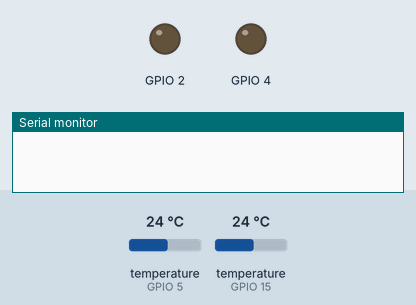
Recording of a program running on a simulated ESP32. On the bench: output pins drawn as LEDs (lit = HIGH), the last lines printed to the serial monitor. The inputs (shaded band) are chosen by the test bench; at power-on: temperature (sensors on GPIO 5, GPIO 15) 24 °C. WiFi joins after 1.5 s; servers stay silent unless stated.

Above: at 0.0 s.
At 6.5 s:
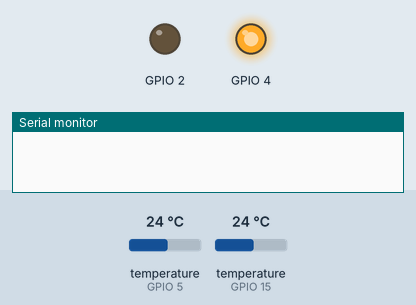
At 7.1 s:
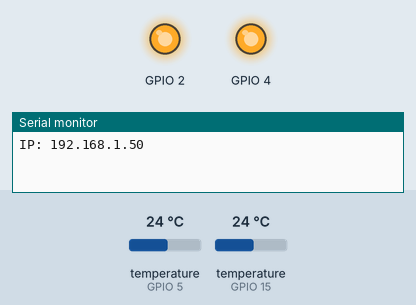
Timing chart, 0 to 8.6 s (numbered marks = the images above):
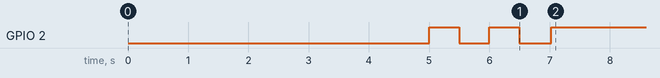

The program:

main.cpp
```cpp
#include <Arduino.h>
#include <WiFi.h>
#include <OneWire.h>
#include <DallasTemperature.h>
#include <AsyncTCP.h>
#include <ESPAsyncWebServer.h>
#include <iostream>

#define T1 15
#define T2 5

OneWire t1(T1);
OneWire t2(T2);
DallasTemperature sensor1(&t1);
DallasTemperature sensor2(&t2);

const char* ssid = "netis";
const char* pass = "11111111";

AsyncWebServer server(80);

String htmlPage = R"rawliteral(
<!DOCTYPE html>
<html lang="uk">
<head>
<meta charset="UTF-8">
<meta name="viewport" content="width=device-width, initial-scale=1.0">
<title>Температура</title>
<style>
body {font-family:Arial;background:#f4f6f8;text-align:center;padding:20px;}
.container {display:flex;justify-content:center;gap:20px;flex-wrap:wrap;}
.card {background:white;padding:20px;border-radius:12px;
box-shadow:0 4px 10px rgba(0,0,0,0.1);width:200px;}
.temp {font-size:32px;font-weight:bold;margin-top:10px;}
</style>
</head>
<body>
<div class="container">
<div class="card">
<h3>Котел</h3>
<div id="t1" class="temp">--</div>
</div>
<div class="card">
<h3>Теплиця</h3>
<div id="t2" class="temp">--</div>
</div>
<button onclick="fetch('/reset').catch(() => {})">Перезагрузка</button>
</div>
<script>

let loading = false;

async function response() {
    if (!document.hidden && !loading) {
        loading = true;

        try {
            let response = await fetch("/temps").catch(() => {});
            let r = await response.json();

            document.getElementById("t1").innerText = r.t1 + " °C";
            document.getElementById("t2").innerText = r.t2 + " °C";
        } finally {
            loading = false;
        }
    }
}
setInterval(response,2000);
</script>
</body>
</html>
)rawliteral";

void setup() {
  Serial.begin(115200);
  delay(5000);
  Serial.clearWriteError();
  pinMode(2, OUTPUT);
  pinMode(4, OUTPUT);
  digitalWrite(4, HIGH);
  WiFi.begin(ssid, pass);
  while (WiFi.status() != WL_CONNECTED){
    digitalWrite(2, HIGH);
    delay(499);
    digitalWrite(2, LOW);
    delay(499);
  }
  Serial.print("IP: ");
  Serial.println(WiFi.localIP());
  server.on("/", HTTP_GET, [](AsyncWebServerRequest *request){
    request->send(200,"text/html",htmlPage);
  });

  server.on("/temps", HTTP_GET, [](AsyncWebServerRequest *request){

    String json="{";
    json+="\"t1\":"+String(sensor1.getTempCByIndex(0)) + ",";
    json+="\"t2\":"+String(sensor2.getTempCByIndex(0));
    json+="}";

    request->send(200,"application/json",json);
  });
  server.on("/reset", HTTP_GET, [](AsyncWebServerRequest *request){

    request->send(200, "text/plian", "resetted");
    ESP.restart();
  });
  server.begin();
  sensor1.begin();
  sensor2.begin();
  digitalWrite(2, HIGH);
}


void loop() {
  sensor1.requestTemperatures();
  sensor2.requestTemperatures();
  Serial.println(String(sensor1.getTempCByIndex(0)) + ", " + String(sensor2.getTempCByIndex(0)));
  delay(2000);
}
```
